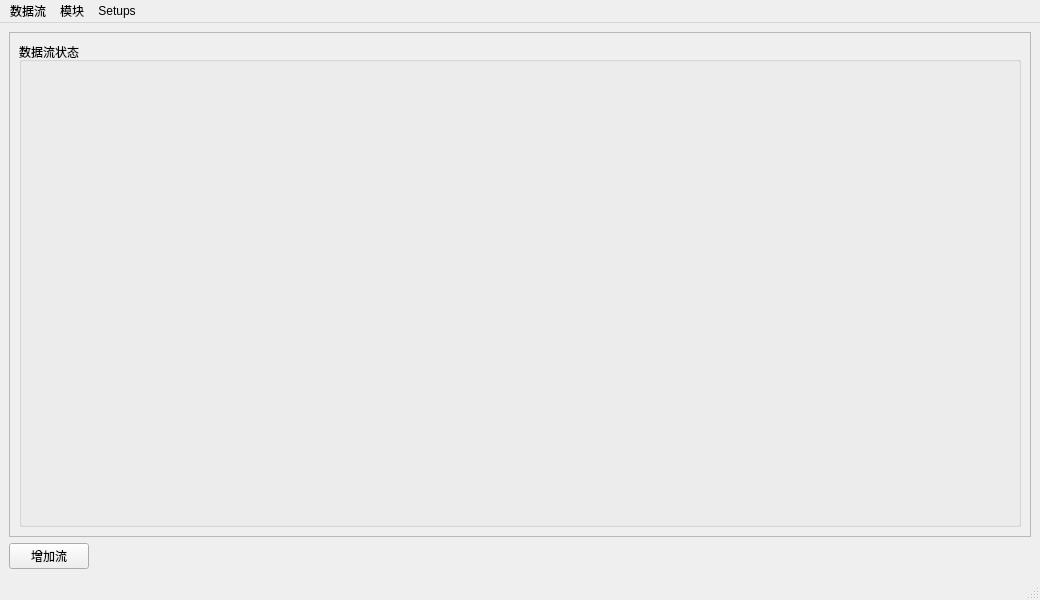
<?xml version="1.0" encoding="UTF-8"?>
<ui version="4.0">
 <class>StreamsMainWindow</class>
 <widget class="QMainWindow" name="StreamsMainWindow">
  <property name="geometry">
   <rect>
    <x>0</x>
    <y>0</y>
    <width>1040</width>
    <height>600</height>
   </rect>
  </property>
  <property name="windowTitle">
   <string>综合数据处理软件</string>
  </property>
  <widget class="QWidget" name="centralwidget">
   <layout class="QVBoxLayout" name="verticalLayout">
    <item>
     <widget class="QScrollArea" name="scrollArea">
      <property name="widgetResizable">
       <bool>true</bool>
      </property>
      <widget class="QWidget" name="scrollAreaWidgetContents">
       <property name="geometry">
        <rect>
         <x>0</x>
         <y>0</y>
         <width>1026</width>
         <height>521</height>
        </rect>
       </property>
       <layout class="QHBoxLayout" name="horizontalLayout_2">
        <item>
         <widget class="QGroupBox" name="groupBoxStreams">
          <property name="title">
           <string>数据流状态</string>
          </property>
         </widget>
        </item>
       </layout>
      </widget>
     </widget>
    </item>
    <item>
     <layout class="QHBoxLayout" name="horizontalLayout">
      <property name="sizeConstraint">
       <enum>QLayout::SetMinimumSize</enum>
      </property>
      <item>
       <widget class="QPushButton" name="pushButtonAddStream">
        <property name="text">
         <string>增加流</string>
        </property>
       </widget>
      </item>
      <item>
       <spacer name="horizontalSpacer">
        <property name="orientation">
         <enum>Qt::Horizontal</enum>
        </property>
        <property name="sizeHint" stdset="0">
         <size>
          <width>40</width>
          <height>20</height>
         </size>
        </property>
       </spacer>
      </item>
     </layout>
    </item>
   </layout>
  </widget>
  <widget class="QMenuBar" name="menubar">
   <property name="geometry">
    <rect>
     <x>0</x>
     <y>0</y>
     <width>1040</width>
     <height>17</height>
    </rect>
   </property>
   <widget class="QMenu" name="menu">
    <property name="title">
     <string>数据流</string>
    </property>
    <addaction name="actionAddDataFlow"/>
    <addaction name="actionOpenDataSourceConfigDialog"/>
    <addaction name="actionOpenFrameSenderConfigDialog"/>
   </widget>
   <widget class="QMenu" name="menuSetup">
    <property name="title">
     <string>Setups</string>
    </property>
    <addaction name="actionViewSetups"/>
    <addaction name="actionParseDatFile"/>
   </widget>
   <widget class="QMenu" name="menu_3">
    <property name="title">
     <string>模块</string>
    </property>
    <addaction name="actionViewModules"/>
   </widget>
   <addaction name="menu"/>
   <addaction name="menu_3"/>
   <addaction name="menuSetup"/>
  </widget>
  <widget class="QStatusBar" name="statusbar"/>
  <action name="actionOpenDataSourceConfigDialog">
   <property name="text">
    <string>配置数据源...</string>
   </property>
  </action>
  <action name="actionViewSetups">
   <property name="text">
    <string>查看...</string>
   </property>
  </action>
  <action name="actionParseDatFile">
   <property name="text">
    <string>事后处理...</string>
   </property>
  </action>
  <action name="actionViewModules">
   <property name="text">
    <string>查看...</string>
   </property>
  </action>
  <action name="actionAddDataFlow">
   <property name="text">
    <string>增加流</string>
   </property>
  </action>
  <action name="actionOpenFrameSenderConfigDialog">
   <property name="text">
    <string>配置客户端...</string>
   </property>
   <property name="toolTip">
    <string>配置客户端</string>
   </property>
  </action>
 </widget>
 <resources/>
 <connections/>
</ui>
